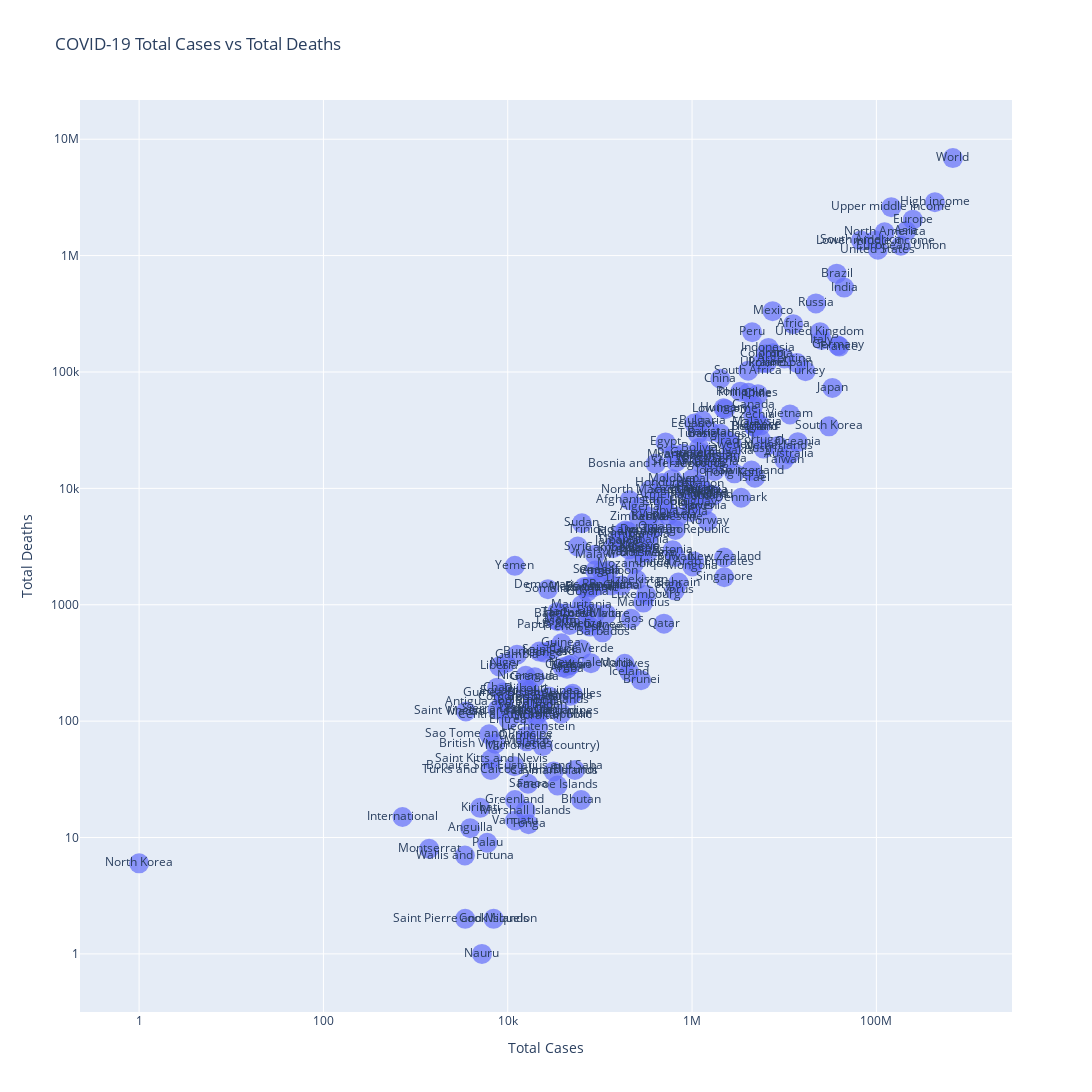

Notebook cell for this chart:
### Code cell
import pandas as pd
import plotly.express as px

# Load the data
#data = 'https://raw.githubusercontent.com/owid/covid-19-data/master/public/data/jhu/full_data.csv'
data = pd.read_csv("full_data-1.csv")
df = pd.read_csv(data)

# Get the latest date in the data
latest_date = df['date'].max()

# Filter the data for the latest date
latest_data = df[df['date'] == latest_date].copy()

# Calculate case-fatality rate using .loc
latest_data.loc[:, 'case_fatality_rate'] = (latest_data['total_deaths'] / latest_data['total_cases']) * 100

# Create the scatter plot
fig = px.scatter(
    latest_data,
    x='total_cases',
    y='total_deaths',
    text='location',
    hover_data={
        'location': True,
        'case_fatality_rate': ':.2f',
        'total_cases': True,
        'total_deaths': True
    },
    labels={'total_cases': 'Total Cases', 'total_deaths': 'Total Deaths'},
    title='COVID-19 Total Cases vs Total Deaths',
    log_x=True,
    log_y=True
)

# Update layout for better display
fig.update_traces(marker=dict(size=20, opacity=0.7),
                  selector=dict(mode='markers+text'))
fig.update_layout(
    hovermode='closest',
    width=2400,  # Set the width of the figure
    height=1600   # Set the height of the figure
)

# Show the plot
fig.show()

### Figure 1 — Plotly figure (JSON) as saved in the notebook; plotly's stock layout.template omitted (floating-point values rounded to 4 significant figures; data arrays with more than 128 entries replaced by an {"elided": "..."} marker saying what was removed)
{"data": [{"customdata": {"elided": "231x2 mixed values"}, "hovertemplate": "Total Cases=%{x}<br>Total Deaths=%{y}<br>location=%{customdata[0]}<br>case_fatality_rate=%{customdata[1]:.2f}<extra></extra>", "legendgroup": "", "marker": {"color": "#636efa", "opacity": 0.7, "size": 20, "symbol": "circle"}, "mode": "markers+text", "name": "", "orientation": "v", "showlegend": false, "text": {"elided": "231 str values"}, "type": "scatter", "x": {"elided": "231 int values"}, "xaxis": "x", "y": {"elided": "231 int values"}, "yaxis": "y"}], "layout": {"height": 3200, "hovermode": "closest", "legend": {"tracegroupgap": 0}, "title": {"text": "COVID-19 Total Cases vs Total Deaths"}, "width": 4800, "xaxis": {"anchor": "y", "domain": [0, 1], "title": {"text": "Total Cases"}, "type": "log"}, "yaxis": {"anchor": "x", "domain": [0, 1], "title": {"text": "Total Deaths"}, "type": "log"}}}
